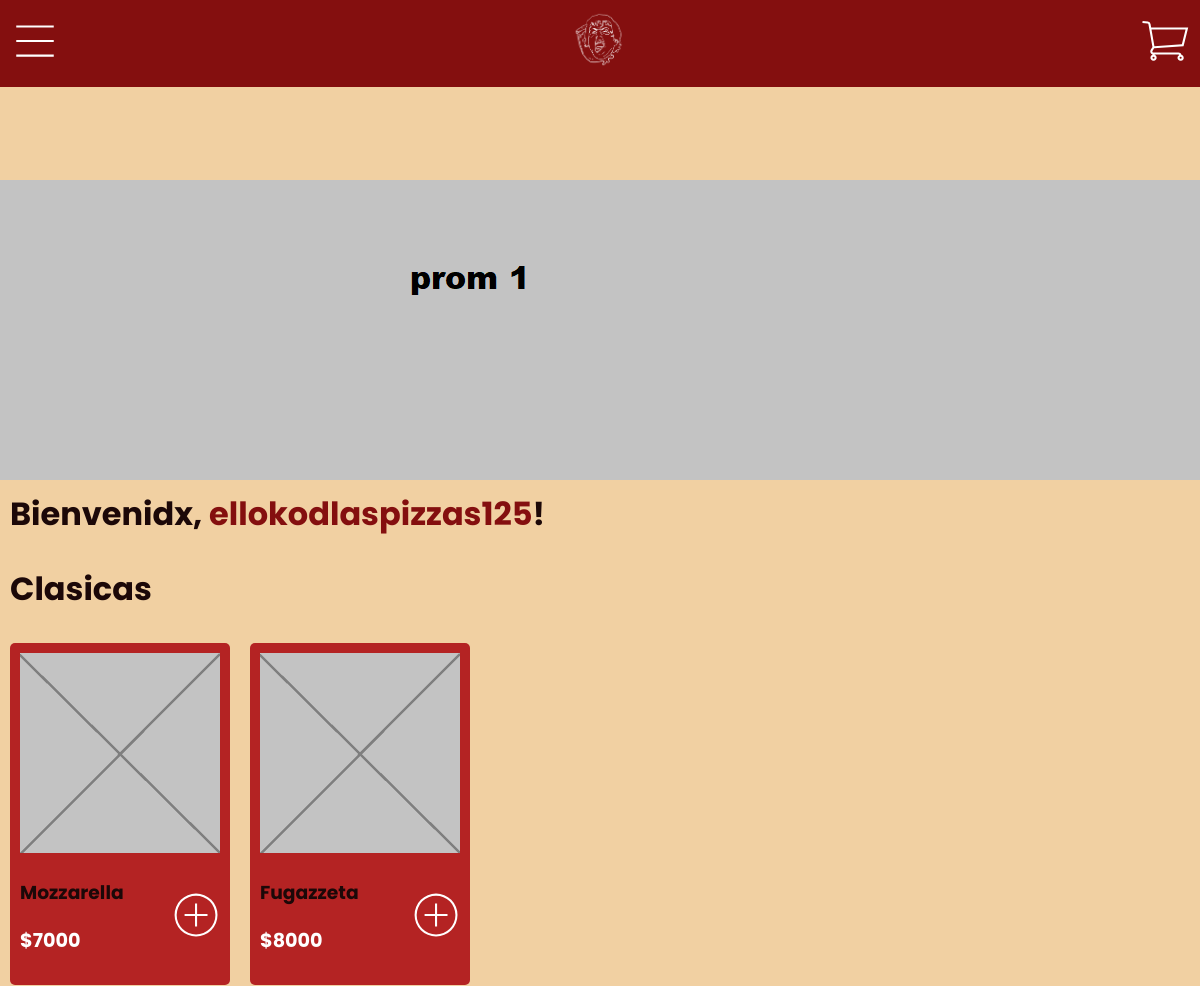
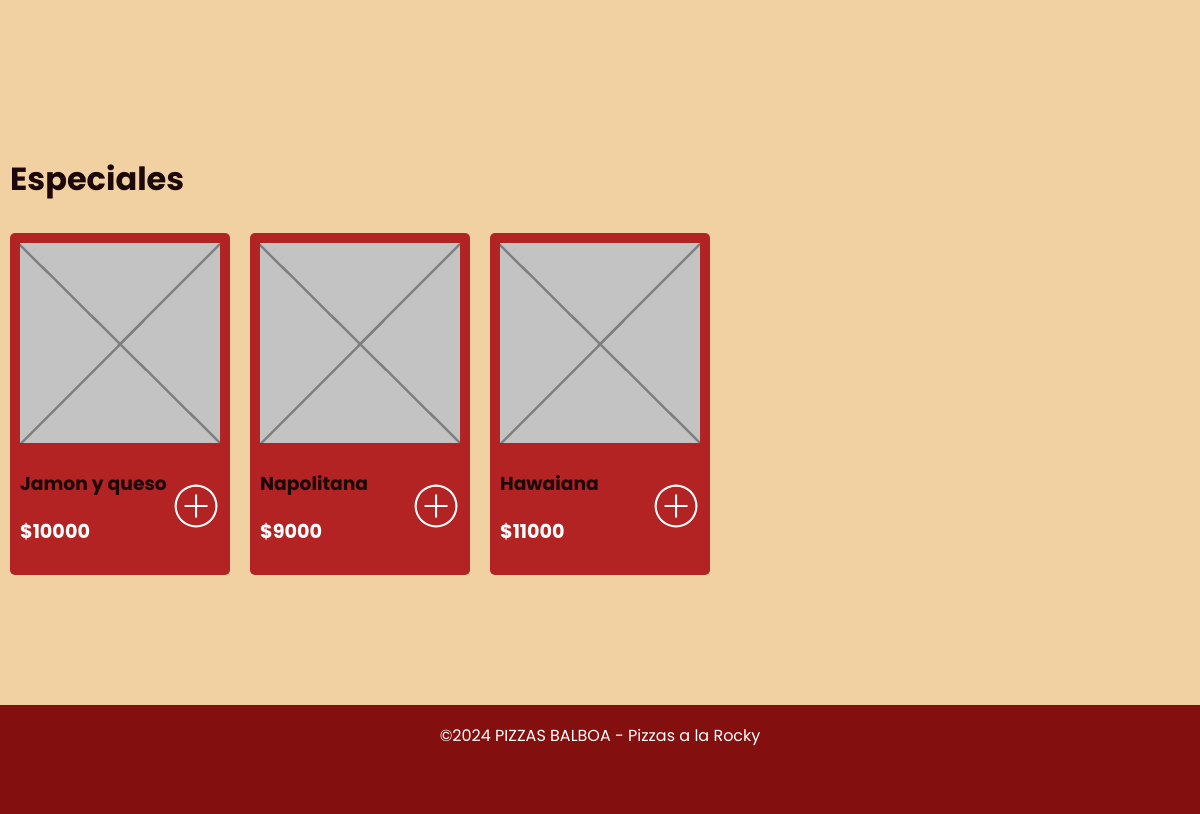
The page /home.php (signed in) on the database its author committed (2 pictures, top to bottom).
### tables this page shows
CREATE TABLE `pizza` (
  `pizza_id` int(11) NOT NULL,
  `pizza_name` text NOT NULL,
  `category_id` int(11) NOT NULL,
  `price` float NOT NULL,
  `image` varchar(255) NOT NULL
);

### config.php (called while the page is built, shortened)
<?php
function connectDB() {
    $conn = new mysqli(DB_HOST, DB_USER, DB_PASS, DB_NAME);
    return $conn;
}
?>

### controllers/PizzaController.php (called while the page is built, shortened)
<?php
require_once 'models/PizzaModel.php';
class PizzaController {
    private $pizzaModel;
    public function __construct() {
        $this->pizzaModel = new PizzaModel();
    }
    public function showPizzas() {
        $pizzas = $this->pizzaModel->getPizzas();
        $categories = $this->pizzaModel->getCategories();
        $groupedPizzas = [];
        foreach ($pizzas as $pizza) {
            $groupedPizzas[$pizza['category_id']]['pizzas'][] = $pizza;
        }
        return [$groupedPizzas, $categories];
    }
}
?>

### models/PizzaModel.php (called while the page is built, shortened)
<?php
require 'config.php';
class PizzaModel {
    private $conn;
    public function __construct() {
        $this->conn = connectDB();
    }
    public function getPizzas() {
        $query = "SELECT pizza_id, pizza_name, price, image, category_id FROM pizza";
        $result = $this->conn->query($query);
        $pizzas = [];
        if ($result->num_rows > 0) {
            while ($row = $result->fetch_assoc()) {
                $pizzas[] = $row;
            }
        }
        return $pizzas;
    }
    public function getCategories() {
        $query = "SELECT category_id, category_name FROM category";
        $result = $this->conn->query($query);
        $categories = [];
        if ($result->num_rows > 0) {
            while ($row = $result->fetch_assoc()) {
                $categories[$row['category_id']] = $row['category_name'];
            }
        }
        return $categories;
    }
}
?>

### views/pizzas_list.phtml (the view)
<div class="pizzas-container">
    <?php
    foreach ($groupedPizzas as $categoryId => $category) {
        echo '<div class="category">';
        echo '<h2>' . htmlspecialchars($categories[$categoryId]) . '</h2>';
        echo '<div class="pizzas-scroll">';
        foreach ($category['pizzas'] as $pizza) {
            echo '<div class="card">';
            echo '<img src="images/' . htmlspecialchars($pizza['image']) . '" alt="' . htmlspecialchars($pizza['pizza_name']) . '">';
            echo '<div class="card-content">';
            echo '<div class="pizza-info">';
            echo '<h3>' . htmlspecialchars($pizza['pizza_name']) . '</h3>';
            echo '<p class="price">$' . htmlspecialchars($pizza['price']) . '</p>';
            echo '</div>';
            echo '<button class="add-cart" data-id="' . $pizza['pizza_id'] . '" data-price="' . $pizza['price'] . '">
                    <svg width="50px" height="50px" viewBox="0 0 24 24" xmlns="http://www.w3.org/2000/svg" fill="#ffffff" stroke="#ffffff" stroke-width="0.00024000000000000003">
                        <g><path d="M12.5 2.2a10.3 10.3 0 1 0 10.3 10.3A10.299 10.299 0 0 0 12.5 2.2zm0 19.6a9.3 9.3 0 1 1 9.3-9.3 9.31 9.31 0 0 1-9.3 9.3zM13 12h5v1h-5v5h-1v-5H7v-1h5V7h1z"></path></g>
                    </svg>
                  </button>';
            echo '</div>';
            echo '</div>';
        }
        echo '</div>';
        echo '</div>';
    }
    ?>
</div>

### css/style.css (style rules this page uses)
* { box-sizing: border-box; font-family: "Poppins", sans-serif; list-style: none; text-decoration: none; }
body { margin: 0; padding: 0; background-color: #b42323; font-family: Arial, sans-serif; }
.home-b { background-color: #f1d0a2; }
p, h1, h2, h3 { color: #1c0808; text-align: center; }
h2 { margin-bottom: 20px; }
.category { padding-bottom: 10%; }
.category h2 { font-size: 2em; text-align: left; margin-left: 10px; }
.pizzas-scroll { display: flex; overflow-x: auto; }
.card { background-color: #b42323; border-radius: 5px; padding: 10px; margin: 10px; text-align: center; width: 220px; }
.card-content { display: flex; justify-content: space-between; align-items: center; }
.card img { width: 200px; height: 200px; }
.pizza-info { text-align: left; }
.price { font-size: 1.2em; color: white; font-weight: bold; text-align: left; }
.add-cart { background-color: transparent; border: none; cursor: pointer; padding: 0; }

### rows shown on the page
pizza: image (picture), pizza_name "Mozzarella", price "7000"
pizza: image (picture), pizza_name "Fugazzeta", price "8000"
pizza: image (picture), pizza_name "Jamon y queso", price "10000"
pizza: image (picture), pizza_name "Napolitana", price "9000"
pizza: image (picture), pizza_name "Hawaiana", price "11000"

### other values the page prints
$_SESSION['username'] "ellokodlaspizzas125"
$categories[$categoryId] "Clasicas"
$categories[$categoryId] "Especiales"
